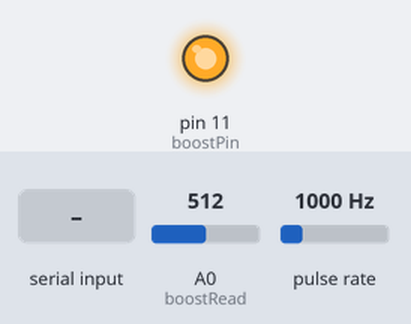
Bench run of a sketch on a simulated Arduino Uno, built with avr-gcc and run on an emulated ATmega328P. Parts: output pins drawn as LEDs (lit = HIGH). Wiring (inferred from the names in the program): pulse sensor: data pin 2. Dashed ring = blinking. Inputs (shaded band) come from the test bench; at power-on: pulse rate 1000 Hz, A0 (boostRead) = 512. What the sketch prints to the serial monitor is not drawn.

Above: at 1.2 s.
1.3 s: pulse rate (sensor on pin 2) set to 100 Hz
At 1.52 s:
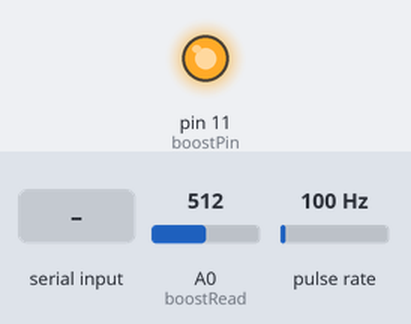
4.3 s: A0 (boostRead) set to 933
7.3 s: A0 (boostRead) set to 960
At 8.2 s:
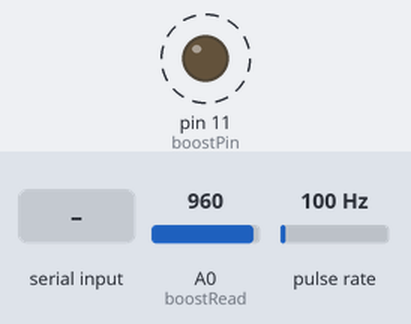
10.3 s: A0 (boostRead) set to 511
At 10.45 s:
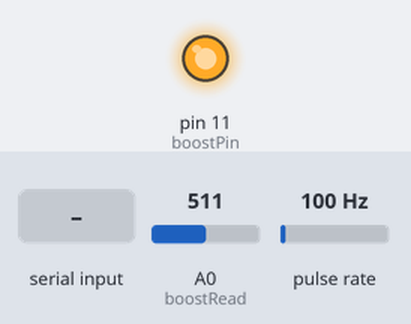
13.3 s: "r90\n" received over Serial
15.8 s: "w90\n" received over Serial
Timing chart, 0 to 18.5 s (numbered marks = the images above; inputs shaded):
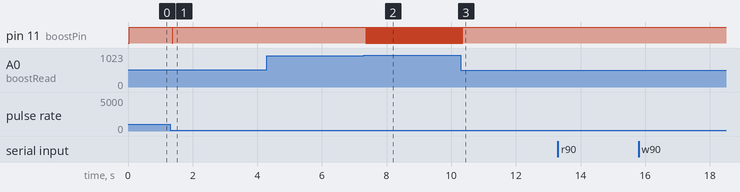

The sketch:

boostcontrol.ino
```cpp
#include "normanTools.h"


static byte boostPin = 11;
static byte RPMinputPin = 2;
static byte boostRead = A0;

byte baseDC = 50;
byte currentDC = 101;
unsigned int currentBoostRPM = 0;
byte trigCounter;
byte cylCount = 4;

//byte potPosition = 0;

//boost vars
byte MAPupdate = 0;
unsigned int boostInt = 0;
bool diagRequest = false;
bool posRepFlag = true;
unsigned int boostRPM[10];
unsigned int dutyCycle[10];
bool RPMcorrection = true;
bool MAPcorrection = true;
int currentCell = 0;

//unsigned long pastTime = 0;
unsigned long triggerTime = 4294967295;

//Working Variables
long RPM;
long RPMold;
unsigned long times;
unsigned long timeOld;
int rateOfChange = 0;
unsigned long timesOld = 0;


void setup() {
  TCCR2B = (TCCR2B & 0b11111000) | 0x07; //set dc to 30hz
  // put your setup code here, to run once:
  pinMode(boostPin, OUTPUT);
    pinMode(RPMinputPin, INPUT);
  digitalWrite(boostPin, LOW);
  Serial.begin(115200);
  //Attach RPM input interrupt
  attachInterrupt(digitalPinToInterrupt(2), triggerCounter, RISING);
  loadCalibration();
}

void loop() {
  // put your main code here, to run repeatedly:
  MAPupdate++;
  if (MAPupdate > 50){
    boostInt = analogRead(boostRead);
    currentDC = DCcorrections(baseDC);
    MAPupdate = 0;
    currentCell = map(RPM, boostRPM[0], boostRPM[9], 0, 9);
    currentCell = constrain(currentCell, 0, 9);
    if(currentCell > 10){
      currentCell = 9;
    }

    currentBoostRPM = boostRPM[currentCell];
    baseDC = dutyCycle[currentCell];

    currentDC = DCcorrections(baseDC);
    if ((micros()-timeOld) > 191096){
      RPM = 0;
    }
  }
/*if ((millis() - triggerTime) > 1000){
    attachInterrupt(digitalPinToInterrupt(3), triggerCounter, RISING);
  }*/
  if(boostInt > 945){
      while(boostInt > 700){
        analogWrite(boostPin, 70);
       boostInt = analogRead(boostRead);
       Serial.println("OVERBOOST!");
      }
    }
  if(boostInt < 1020){
    analogWrite(boostPin, currentDC);
  }
  if (diagRequest){
      SerialDiag();
    }
    if (trigCounter > 0){
    RPMcounter();
  }

    if (Serial.available()){
      SerialComms();
    }
}

void loadCalibration(){
  for (int i = 0; i < 10; i++){
    Serial.print("i = ");Serial.println(i);
    /*if ( (i & 0x01) == 0) {  //checks if number is even or odd
      boostRPM[i] = readIntFromEEPROM(i);
      Serial.print("boostRPM[");Serial.print(i);Serial.print("]");Serial.println(boostRPM[i]);
      dutyCycle[i] = readIntFromEEPROM(i+32);
    }
    else{
      boostRPM[i] = readIntFromEEPROM(i+1);
      Serial.print("2boostRPM[");Serial.print(i);Serial.print("]");Serial.println(boostRPM[i]);
      dutyCycle[i] = readIntFromEEPROM(i+33);
    }*/
    boostRPM[i] = word(EEPROM.read(i+i), EEPROM.read(i+i+1));
    Serial.print("boostRPM[");Serial.print(i);Serial.print("]");Serial.println(boostRPM[i]);
    dutyCycle[i] = word(EEPROM.read(i+i+32), EEPROM.read(i+i+33));
    Serial.print("dutyCycle[");Serial.print(i);Serial.print("]");Serial.println(dutyCycle[i]);
  }

}


void SerialComms(){
  char commandChar = Serial.read();
  if (commandChar == 'w'){ //write command
    /* Memory Mapping
 *  0 - currentCell
 *  1 - RPM hibyte
 *  2 - RPM lobyte
 *  3 - cutTime hi
 *  4 - cutTime lo
 *  Example Message:
 *  w0;205;50;
 */
    int i = 0;
    Serial.println("Write mode activated, please enter the cell position (followed by a semicolon ';'");
    Serial.println("then the set RPMs, followed by a semicolon,");
    Serial.println("and the the desired duty cycle, followed by a semicolon.");
    Serial.println("Ex. w14;3500;50; saves a 3500 RPM and 50 duty cycle to position 14");
    while (i < 4){
      byte serialByte;
      int serialInt;
      Serial.println("main while");
      //if (Serial.available()){
        while (i == 0){
          if (Serial.available()){
            serialByte = Serial.read();
            if( serialByte == 59){
              i++;
              break;
            }
            serialByte = serialByte - 48;
            serialByte = constrain(serialByte, 0, 10);
            currentCell = serialByte;
            Serial.print("i = "); Serial.print(i);Serial.print(" ");Serial.println(currentCell);
             /* String serialRead =Serial.readStringUntil(';');
              byte serialInt = Serial.read();
              if (serialInt > 10){ serialInt = 9;}
              byte serialByte = serialInt;
             // byte serialByte = Serial.read();
            currentCell = serialByte;
            Serial.print("i = "); Serial.print(i);Serial.print(" ");Serial.println(currentCell);
            i++;*/
          }
        }
        while(i == 1){
                //Serial.println("main while3");
         if (Serial.available() > 4){
         byte readRPM[4];
          for(int i = 0 ; i < 4; i++){
            readRPM[i] = Serial.read() - 48;
            //Serial.println(readRPM[i]);
          }
          i++;
          serialByte = Serial.read();
          currentBoostRPM = readRPM[0]*1000 + readRPM[1]*100 + readRPM[2]*10 +readRPM[3];
          currentBoostRPM = constrain(currentBoostRPM, 0, 8000);
           Serial.print("i = "); Serial.print(i);Serial.print(" ");Serial.println(currentBoostRPM);

         }
        }
        while ( i == 2 ){
         if (Serial.available() > 2){
         byte readDC[2];
          for(int i = 0 ; i < 2; i++){
            readDC[i] = Serial.read() - 48;
            //Serial.println(readRPM[i]);
          }
          i++;
          //serialByte = Serial.read();
          currentDC = readDC[0]*10 + readDC[1];
          currentDC = constrain(currentDC, 0, 8000);
            currentDC = constrain(currentDC, 0, 100);
            currentDC = map(currentDC, 0, 100, 0, 255);
            Serial.print("i = "); Serial.print(i);Serial.print(" ");Serial.print(currentDC);
           Serial.print(" or in duty cycle: ");Serial.print(map(currentDC, 0, 255, 0, 100) + 1);Serial.print("%");
            Serial.println("");

          }
        }// end elseif
      //}// end main serial available
      if ( i == 3){
          Serial.print("i = "); Serial.print(i);Serial.print(" ");
          burnCalibration(currentCell, currentBoostRPM, currentDC);
          loadCalibration();
          i++; // i == 4
      }
   }// end while
  } // End write command

  else if (commandChar == 'r'){
    diagRequest = !diagRequest; // activate diag


    Serial.print("diagRequest = "); Serial.println(diagRequest);
   /* if ( (currentCell & 0x01) == 0) {
      byte high = EEPROM.read(currentCell);
      byte low = EEPROM.read(currentCell+1);
     // Serial.print("cutRPM: ");Serial.println(word(high,low));
      high = EEPROM.read(currentCell + 32);
      low = EEPROM.read(currentCell + 33);
      //Serial.print("timeToCut: ");Serial.println(word(high,low));

     }
    else{
      byte high = EEPROM.read(currentCell+16);
      byte low = EEPROM.read(currentCell + 17);
      //Serial.print("cutRPM: ");Serial.println(word(high,low));
      high = EEPROM.read(currentCell + 48);
      low = EEPROM.read(currentCell + 49);
     // Serial.print("timeToCut: ");Serial.println(word(high,low));
    }*/
  }
  else if (commandChar == 'l'){
    loadCalibration();
  }

  else if (commandChar == 'h'){
    for(int i = 0; i < 24; i++){
       Serial.print("EEPROM[");Serial.print(i);Serial.print("]");Serial.println(EEPROM.read(i));
     /* if ( (i & 0x01) == 0) {
        Serial.print("EEPROM["+ String(i) + "]");Serial.println(word(EEPROM.read(i), EEPROM.read(i+1)));
        if( i < 11){
          Serial.print("boostRPM["+ String(i) + "]");Serial.println(boostRPM[i]);
          Serial.print("dutyCycle["+ String(i) + "]");Serial.println(dutyCycle[i]);
        }
      }
      else{
        Serial.print("EEPROM["+ String(i) + "]");Serial.println(word(EEPROM.read(i+1), EEPROM.read(i+2)));
        if( i < 11){
          Serial.print("boostRPM["+ String(i) + "]");Serial.println(boostRPM[i]);
          Serial.print("dutyCycle["+ String(i) + "]");Serial.println(dutyCycle[i]);
        }
      }*/
    }
    for(int i = 0; i < 10; i++){
        Serial.print("word["+ String(i) + "]");Serial.println(word(EEPROM.read(i+i), EEPROM.read(i+i+1)));
    }
  }

  else if (commandChar == 'c'){
    byte i = 0;
    Serial.println("Enter 'd' for distributor, 'w' for wasted spark, or 'c' for Coil On Plug");
    while (i < 1){
      if (Serial.available()){
        char serialRead = Serial.read();
        if (serialRead == 'd'){
          cylCount = 1;
          EEPROM.update(70,cylCount);
          i++;
        }
        else if (serialRead == 'w'){
          cylCount = 2;
          EEPROM.update(70,cylCount);
          i++;
        }
        else if (serialRead == 'c'){
          cylCount = 4;
          EEPROM.update(70,cylCount);
          i++;
        }
      } // end serial avail
    }// end while
    Serial.print("Spark mode set! Current mode is: ");Serial.println(cylCount);
  }// end C case*/
}


byte DCcorrections(byte duty){

  if(RPMcorrection){
    duty = map(RPM, boostRPM[currentCell-1], boostRPM[currentCell], dutyCycle[currentCell-1], dutyCycle[currentCell]);
    duty = constrain(duty, 0, dutyCycle[7]);
    /*
    if ((RPM > 7000) && (RPM < 7699)){
      duty = duty + 1;
    }
    else if ((RPM > 7700) && (RPM < 8999)){
      duty = duty + 2;
    }*/
    if (RPM > boostRPM[9]){
      duty = dutyCycle[9];
    }

  if(MAPcorrection){
    if  (boostInt < 260){
      duty = 200;
    }
  }
  if (RPM < 2500){
     duty = 0;
    }
  }
   if (rateOfChange < -500){
    duty = 10;
  }
  return duty;
}

void triggerCounter(){
 // detachInterrupt(digitalPinToInterrupt(3));
  triggerTime = millis();
  trigCounter++;
  //Serial.println("TRIGGER");
}

void RPMcounter(){
 // Serial.print("micros "); Serial.print(micros());Serial.print("timeOld ");Serial.println(timeOld);
  timesOld = times;
  times = micros()-timeOld;        //finds the time
  //Serial.print("Times: "); Serial.println(times);
  RPM = (30108000/times);         //calculates rpm
  RPM = RPM*(cylCount);
  // Serial.println(RPM);
 /* if ((RPM - RPMold) > 10000){
    RPM = RPMold;
  }*/
  timeOld = micros();
  if ((RPM > 0) && (RPM < 12000)){
    RPMold = RPM;
  }
  //Serial.println(RPM);
  trigCounter = 0;
  rateOfChange = timesOld - times;
}
/*
void RPMcounter(){

  if ((RPM > 0) && (RPM < 7000)){
    RPMold = RPM;
  }
  timesOld = times;
  times = millis()-timeOld;        //finds the time
  RPM = (30108/times);         //calculates rpm
  RPM = RPM*cylCount;
  if ((RPM - RPMold) > 10000){
    RPM = RPMold;
  }
  timeOld = millis();
  //Serial.println(" INTERRUPT!");
  trigCounter = 0;
  rateOfChange = timesOld - times;
//  Serial.print(timesOld);Serial.print(" - ");Serial.print(times);Serial.print(" = ");Serial.println((rateOfChange));

}*/


void SerialDiag(){

  if (((millis() % 250) == 0) && posRepFlag){
    if (posRepFlag){
      Serial.print("RPM: "); Serial.println(RPM);
      Serial.print("MAP: ");Serial.println(boostInt);
      Serial.print("Current Duty Cycle: ");Serial.println(currentDC);
      Serial.print("CurrentCell: ");Serial.println(currentCell);
      Serial.print("Current Boost RPM: "); Serial.println(currentBoostRPM);
      Serial.print("test result = "); Serial.println(rateOfChange);
      Serial.println("");
    }
    posRepFlag = false;
  }
  else if(((millis() - 1) % 250) == 0){
    posRepFlag = true;
  }
  //  positionReport = millis();
}
```

normanTools.h
```cpp
#include "EEPROM.h"

//Function declarations
int readIntFromEEPROM(unsigned int);
void writeIntToEEPROM(unsigned int, int);


bool burnCalibration(byte positionSelect, int boostRPM, int dutyCycle){

  EEPROM.update(positionSelect+positionSelect,highByte(boostRPM));
  EEPROM.update(positionSelect+positionSelect+1,lowByte(boostRPM));
  EEPROM.update(positionSelect+positionSelect+32,highByte(dutyCycle));
    EEPROM.update(positionSelect+positionSelect+33,lowByte(dutyCycle));
  EEPROM.update(250,true);// address 8 saved calibration status
  Serial.println("All calibration values are saved");
  return true; //to be used to set calibration flag
}

bool clearCalibration(){
  for (int i = 0; i < 41; i++){
    EEPROM.update(i,highByte(0));
  }
  Serial.println("Calibration Cleared");
  return false;
}


byte convertASCIItoByte(byte input){
  byte output = input - 48;
  return output;
}
```

Measured:
- the behaviour switches between 945 and 946 on A0 (boostRead) (found by bisection; images 1 and 2)
- after the input at 1.3 s, pin 11 (boostPin): HIGH → LOW after 0.07 s, → HIGH 0.02 s later
- after the input at 7.3 s, pin 11 (boostPin): alternates HIGH for 0.01 s and LOW for 0.02 s, starting after 0.06 s
- after the input at 10.3 s, pin 11 (boostPin): goes on until 10.4 s, then stays HIGH
